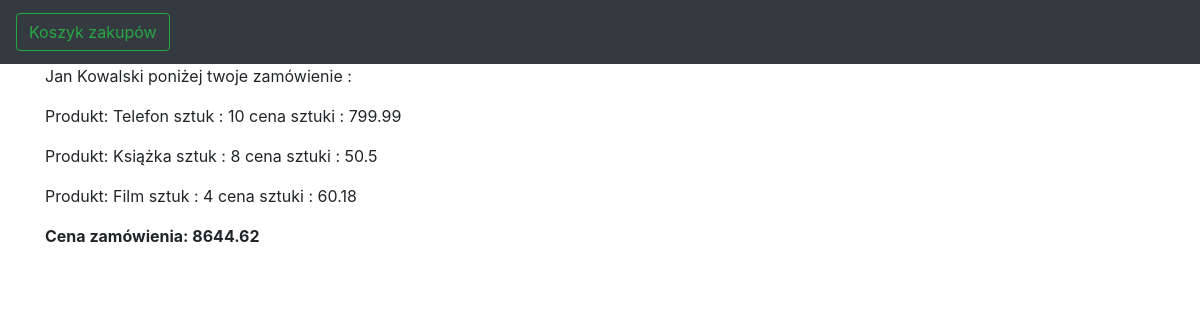
Page /order/1 on the committed database.
### sklep/models.py (models this page shows, shortened)
class OrderedProducts(models.Model):
    product = models.ForeignKey(Product, on_delete=models.PROTECT)
    order = models.ForeignKey(Order, on_delete=models.CASCADE)
    amount = models.IntegerField(default=1)

class Order(models.Model):
    def __str__(self):
        return self.first_name +' '+ self.last_name
    def get_total_prices(self):
        total = 0
        order_products = OrderedProducts.objects.filter(order=self)
        for order_product in order_products:
            total += order_product.amount * order_product.product.price
        return round(total,2)
    def get_products(self):
        return OrderedProducts.objects.filter(order=self)
    first_name = models.CharField(max_length=70)
    last_name = models.CharField(max_length=70)
    address = models.CharField(max_length=100)
    delivery = models.CharField(max_length=30)
    products = models.ManyToManyField("Product", through="OrderedProducts")
    discount_code = models.ForeignKey("Discount", on_delete=models.PROTECT, blank=True, null=True)

class Product(models.Model):
    name = models.CharField(max_length=100)
    price = models.FloatField(default = 0)
    description = models.CharField(max_length=500, default='Brak opisu')
    weight = models.FloatField(default=0)
    votes = models.IntegerField(default=0)
    sum = models.IntegerField(default=0)
    rating = models.FloatField(default=0)
    product_image = models.ImageField(upload_to='product_images/', blank=True, null=True)

### sklep/views.py (the view)
# urls.py: path("order/<int:order_id>", views.order_details),
def order_details(request,order_id):
    order = get_object_or_404(Order, pk=order_id)
    if order.discount_code:
        total_price = order.total_price_with_discount()
    else:
        total_price = order.get_total_prices()
    products = order.get_products()
    return render(request,"sklep/order_details.html",
                        {'products':products,
                         'total_price':total_price})

### sklep/templates/sklep/order_details.html
{% extends "base.html" %}
{% block content %}
    {% if products.0.order != None %}
        <p>{{products.0.order }} poniżej twoje zamówienie : </p>
    {% endif %}
    {% for product in products%}
        <p> Produkt: {{ product.product.name }} sztuk : {{ product.amount }} cena sztuki : {{ product.product.price }} </p>
    {% endfor %}
   <b> <p>Cena zamówienia: {{ total_price }}</p></b>
{%endblock%}

### rows in the picture
OrderedProducts: order.last_name "Jan Kowalski", product.name "Telefon", amount "10", product.price "799.99"
OrderedProducts: product.name "Książka", amount "8", product.price "50.5"
OrderedProducts: product.name "Film", amount "4", product.price "60.18"

### other values in the picture
{{ total_price }} "8644.62"
